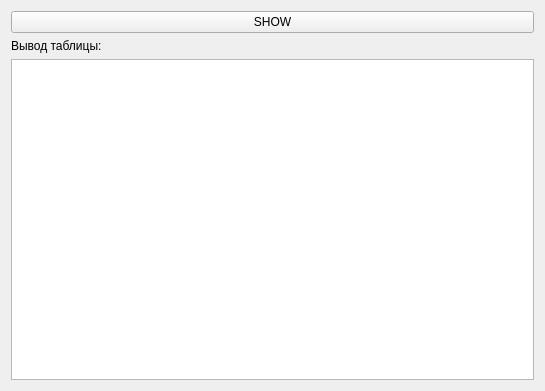
<?xml version="1.0" encoding="UTF-8"?>
<ui version="4.0">
 <class>Form</class>
 <widget class="QWidget" name="Form">
  <property name="geometry">
   <rect>
    <x>0</x>
    <y>0</y>
    <width>545</width>
    <height>391</height>
   </rect>
  </property>
  <property name="windowTitle">
   <string>Form</string>
  </property>
  <layout class="QVBoxLayout" name="verticalLayout">
   <item>
    <widget class="QPushButton" name="pushButton">
     <property name="text">
      <string>SHOW</string>
     </property>
    </widget>
   </item>
   <item>
    <widget class="QLabel" name="label">
     <property name="text">
      <string>Вывод таблицы:</string>
     </property>
    </widget>
   </item>
   <item>
    <widget class="QTableWidget" name="tableWidget"/>
   </item>
  </layout>
 </widget>
 <resources/>
 <connections/>
</ui>
